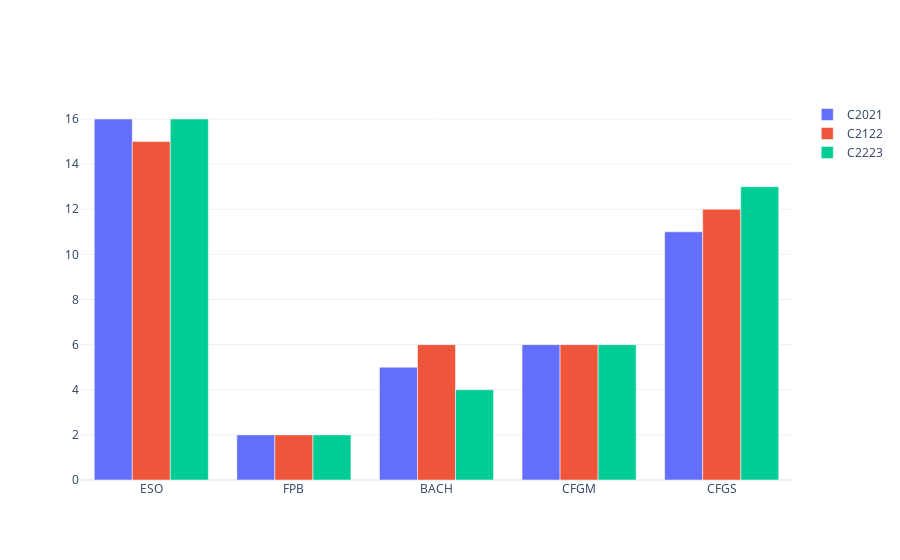

Write notebook code for a chart like this one.
### Markdown cell above
## Evolución del número de grupos por etapas

### Code cell
series = {}
for year in years:
    series[year] = []
    for stage in stages:
        series[year].append(df.query(f'etapa == "{stage}" & curso == "{year}" & evaluación == "{labels[-1][1]}"')['etapa'].count())

myplotly.cbar(stages, series, is_percentage=False)

### Figure 1 — Plotly figure (JSON) as saved in the notebook; plotly's stock layout.template omitted (floating-point values rounded to 4 significant figures)
{"data": [{"name": "C2021", "type": "bar", "x": ["ESO", "FPB", "BACH", "CFGM", "CFGS"], "y": [16, 2, 5, 6, 11]}, {"name": "C2122", "type": "bar", "x": ["ESO", "FPB", "BACH", "CFGM", "CFGS"], "y": [15, 2, 6, 6, 12]}, {"name": "C2223", "type": "bar", "x": ["ESO", "FPB", "BACH", "CFGM", "CFGS"], "y": [16, 2, 4, 6, 13]}], "layout": {"barmode": "group"}}
